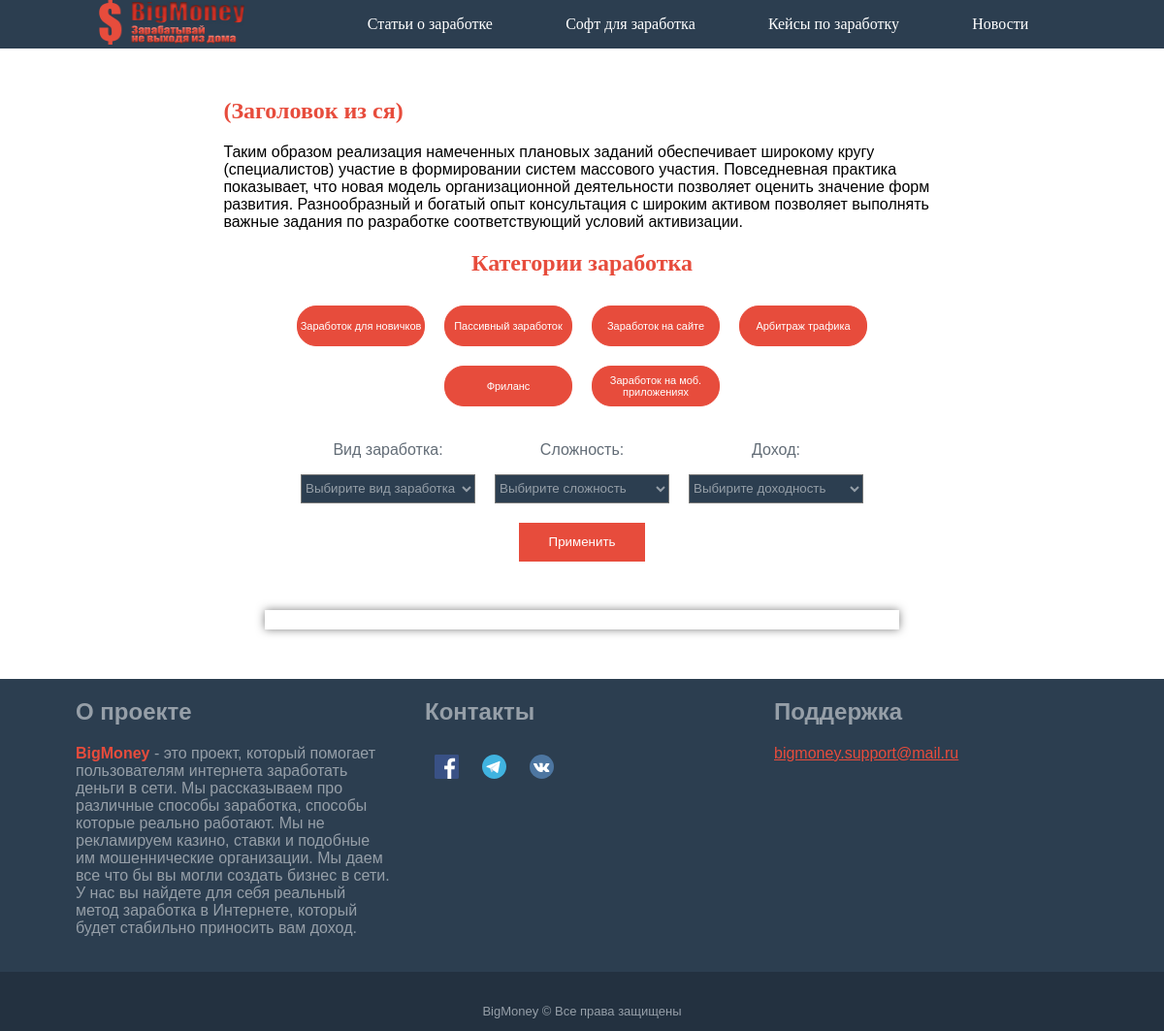
Before: /post/index.php with the older database file.
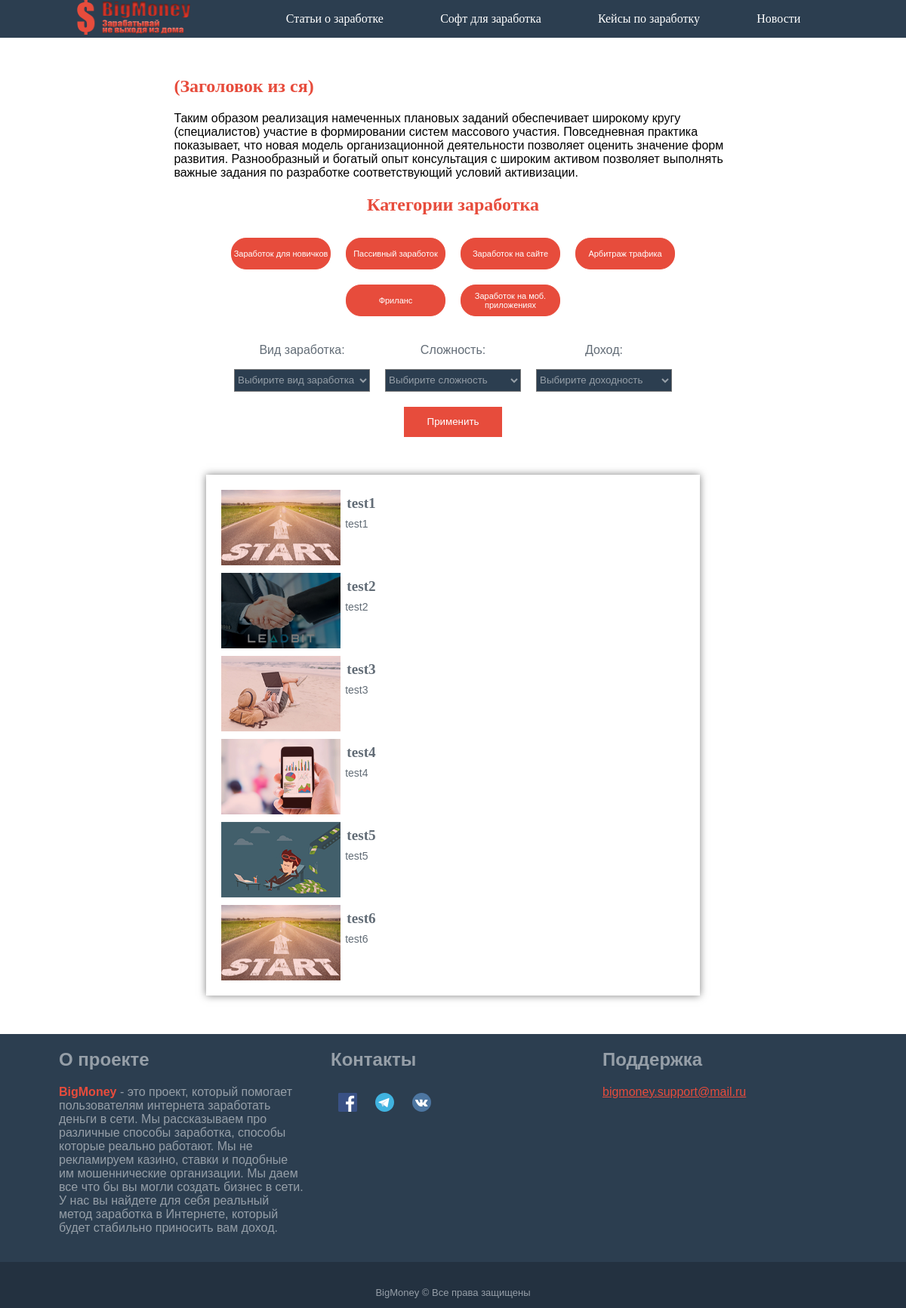
After: the same page with the newer database file.
### tables this page shows
CREATE TABLE `post` (
  `id` int(11) NOT NULL,
  `name` varchar(64) NOT NULL,
  `title-braus` varchar(70) DEFAULT NULL,
  `description-braus` varchar(140) DEFAULT NULL,
  `title-katalog` varchar(70) DEFAULT NULL,
  `description-katalog` varchar(140) DEFAULT NULL,
  `one-title-page` varchar(56) DEFAULT NULL,
  `two-title-page` varchar(56) DEFAULT NULL,
  `one-text` text,
  `two-text` text,
  `image` text,
  `linkPartner` text,
  `plus` text,
  `minus` text,
  `money-level` varchar(56) DEFAULT NULL,
  `hard-level` varchar(56) DEFAULT NULL,
  `date` date DEFAULT NULL,
  `coments` text,
  `site` varchar(16) DEFAULT NULL,
  `freelance` varchar(16) DEFAULT NULL,
  `arbit` varchar(16) DEFAULT NULL,
  `type` varchar(56) DEFAULT NULL,
  `newUser` varchar(16) DEFAULT NULL,
  `passiv` varchar(16) DEFAULT NULL,
  `mob` varchar(16) DEFAULT NULL
);

### src/post/index.php (the view, shortened to what this page needs)
<!DOCTYPE html>
<html>
<head>
	<link rel="stylesheet" type="text/css" href="./css/style.css">
	<link rel="stylesheet" type="text/css" href="./css/modification.css">
</head>
<body>
<form method="POST" action=<?php echo $_SERVER['PHP_SELF'];?> enctype="multipart/form-data">
	<header>
		<div class="headerCenter">
			<div class="logo">
				<a href="/src/index.php"><img class="logo__img" src="../img/logo.png" alt=""></a>
			</div>
			<div class="headerCenter__menu desktop">
				<ul class="headerCenter__ul">
					<li class="headerCenter__li"><a class="headerCenter__link" href="./index.php">Статьи о заработке</a></li>
					<li class="headerCenter__li"><a class="headerCenter__link" href="/src/soft/index.php">Софт для заработка</a></li>
					<li class="headerCenter__li"><a class="headerCenter__link" href="/src/keys/index.php">Кейсы по заработку</a></li>
					<li class="headerCenter__li"><a class="headerCenter__link" href="/src/news/index.php">Новости</a></li>
				</ul>
			</div>
		</div>
	</header>
	<section class="container">
		<div class="text katalog-text">
			<h1 class="text__title">(Заголовок из ся)</h1>
			<p class="text__descript">
				Таким образом реализация намеченных плановых заданий
				обеспечивает широкому кругу (специалистов) участие в формировании систем массового участия.
				Повседневная практика показывает, что новая модель организационной деятельности
				позволяет оценить значение форм развития.
				Разнообразный и богатый опыт консультация с широким активом позволяет выполнять
				важные задания по разработке соответствующий условий активизации.
			</p>
		</div>
		<center>
		<div class="categories">
			<h2 class="categories__title">Категории заработка</h2>
			<div class="categories__flex">
				<a href="./dlya-novichkov/index.php">
					<div class="categories__button">Заработок для новичков</div>
				</a>
				<a href="./passivnyj/index.php">
					<div class="categories__button">Пассивный заработок</div>
				</a>
				<a href="./site/index.php">
					<div class="categories__button">Заработок на сайте</div>
				</a>
				<a href="../arbitraj/index.php">
					<div class="categories__button">Арбитраж трафика</div>
				</a>
				<a href="./freelance/index.php">
					<div class="categories__button">Фриланс</div>
				</a>
				<a href="./mobilnye-prilozheniya/index.php">
					<div class="categories__button">Заработок на моб. приложениях</div>
				</a>
			</div>
		</div>
		<div class="filter">
			<div class="type">
				<p class="type__text">Вид заработка:</p>
				<select class="type__select" name="type">
					<option>Выбирите вид заработка</option>
				</select>
			</div>
			<div class="type">
				<p class="type__text">Сложность:</p>
				<select class="type__select"  name="hard">
					<option>Выбирите сложность</option>
				</select>
			</div>
			<div class="type">
				<p class="type__text">Доход:</p>
				<select class="type__select" name="money">
					<option>Выбирите доходность</option>
				</select>
			</div>
		</div>
		<button class="go" name="go">Применить</button>
		<div class="content">
			<?php
				$conect = mysqli_connect('localhost','root','','posting');
				if (isset($_POST['go'])){
					$hard= mysqli_real_escape_string($conect, trim($_POST['hard']));
					$money= mysqli_real_escape_string($conect, trim($_POST['money']));
					$type = mysqli_real_escape_string($conect, trim($_POST['type']));
					$search = mysqli_query($conect,"SELECT `money-level`, `name`, `hard-level`, `type`, `image`, `title-katalog`, `description-katalog` FROM `post`");
					while ($result_search = mysqli_fetch_array($search)){
						$array[0] = "arbitraj";
						$array[1] = "dlya-novichkov";
						$array[2] = "freelance";
						$array[3] = "mobilnye-prilozheniya";
						$array[4] = "site";
						$array[5] = "passivnyj";
						for($a = 0; $a<=5; $a++){
							$dir = './'.$array[$a].'/';
							if($handle = opendir($dir)){
								while(false !== ($file = readdir($handle))) {
									if(($file != "." && $file != ".." && $file == $result_search['name'].'.php') && (($result_search['type'] == $type && $hard == 'Выбирите сложность' && $money == 'Выбирите доходность') || ($result_search['type'] == $type && $hard == $result_search['hard-level'] && $money == $result_search['money-level']) || ($result_search['type'] == $type && $hard == $result_search['hard-level']) || ($result_search['type'] == $type && $money == $result_search['money-level']) || ($type == 'Выбирите вид заработка' && $hard == $result_search['hard-level'] && $money == 'Выбирите доходность') || ($type == 'Выбирите вид заработка' && $hard == $result_search['hard-level'] && $money == $result_search['money-level']) || ($type == 'Выбирите вид заработка' && $hard == 'Выбирите сложность' && $money == $result_search['money-level']) )){
											echo
										'<a href="./'.$array[$a].'/'.$result_search['name'].'.php">
										<div class="content__element">
											<div class="content__img" style="background-image:url(.'.$result_search['image'].')"></div>
											<div class="content__text">
												<h2 class="content__title">'.$result_search['title-katalog'].'</h2>
												<p class="content__descript">'.$result_search['description-katalog'].'</p>
											</div>
										</div>
										</a>';
									}if(($file != "." && $file != ".." && $file == $result_search['name'].'.php') && ($money == 'Выбирите доходность' && $hard == 'Выбирите сложность' && $type == 'Выбирите вид заработка')){
										echo
										'<a href="./'.$array[$a].'/'.$result_search['name'].'.php">
										<div class="content__element">
											<div class="content__img" style="background-image:url(.'.$result_search['image'].')"></div>
											<div class="content__text">
												<h2 class="content__title">'.$result_search['title-katalog'].'</h2>
												<p class="content__descript">'.$result_search['description-katalog'].'</p>
											</div>
										</div>
										</a>';
									}
								}
							}
						}
					}
				}else{
				$state = mysqli_query($conect,"SELECT `name`,`image`,`title-katalog`,`description-katalog` FROM `post`");
					while ($result_state  = mysqli_fetch_array($state)){
						$array[0] = "arbitraj";
						$array[1] = "dlya-novichkov";
						$array[2] = "freelance";
						$array[3] = "mobilnye-prilozheniya";
						$array[4] = "site";
						$array[5] = "passivnyj";
						for($a = 0; $a<=5; $a++){
							$dir = './'.$array[$a].'/';
							if($handle = opendir($dir)){
								while(false !== ($file = readdir($handle))) {
									if($file != "." && $file != ".." && $file == $result_state['name'].'.php'){
										echo
										'<a href="./'.$array[$a].'/'.$result_state['name'].'.php">
										<div class="content__element">
											<div class="content__img" style="background-image:url(.'.$result_state['image'].')"></div>
											<div class="content__text">
												<h2 class="content__title">'.$result_state['title-katalog'].'</h2>
												<p class="content__descript">'.$result_state['description-katalog'].'</p>
											</div>
										</div>
										</a>';
									}
								}
							}
						}
					}
				}
			?>
		</div>
		</center>
	</section>
	<footer class="footer">
		<div class="footer__center">
			<div class = "footer__element">
				<h2 class="footer__text">О проекте</h2>
				<p class="footer__text">
					<span class="footer__text big-red">BigMoney</span> - это проект, который помогает пользователям
					интернета заработать деньги в сети.
					Мы рассказываем про различные способы заработка,
					способы которые реально работают.
					Мы не рекламируем казино, ставки и подобные им мошеннические организации.
					Мы даем все что бы вы могли создать бизнес в сети.
					У нас вы найдете для себя реальный метод заработка в Интернете,
					который будет стабильно приносить вам доход.
				</p>
			</div>
			<div class = "footer__element">
				<h2 class="footer__text">Контакты</h2>
				<img class="footer__img"src="./img/facebook.svg">
				<img class="footer__img"src="./img/telegram.svg">
				<img class="footer__img"src="./img/vk.svg">
			</div>
			<div class = "footer__element">
				<h2 class="footer__text">Поддержка</h2>
				<p class="footer__text"><a href="#" class="footer__link">bigmoney.support@mail.ru</a></p>
			</div>
		</div>
		<div class="footer__end">
			<p class="footer__text mini-text">BigMoney © Все права защищены</p>
		</div>
	</footer>
</form>
</body>
</html>

### src/post/css/style.css (style rules this page uses)
a { color:#fff;text-decoration:none }
.headerCenter__link { font-family:Impact }
.footer__text { font-family:"arial" }
.text__title { font-family:"Comic Sans MS" }
.text__descript { font-family:"arial" }
.desktop { display:flex }
.big-red { font-weight:bold;color:#E74C3C }
.mini-text { font-size:13px }
.katalog-text { margin-top:100px;text-align:left }
body { margin:0;padding:0;max-width:1920px;min-width:320px }
header,.navigation { display:flex;justify-content:center;background:#2C3E50;position:fixed;width:100%;z-index:9999 }
.headerCenter,.headerCenter__menu,.headerCenter__ul { display:flex }
.headerCenter,.headerMobile { width:83% }
.headerCenter { justify-content:space-between }
.headerCenter__ul { align-self:center;list-style-type:none;justify-content:space-around;width:100% }
.headerCenter__menu { width:80% }
.logo { display:flex;align-items:center }
.logo__img { width:150px;height:46px }
.container { width:88%;margin:0 auto;border:1px solid transparent }
.text { text-align:center;width:70%;margin-left:15% }
.text__title { color:#E74C3C }
.content { width:50%;box-shadow:0 0 10px rgba(0,0,0,0.5);padding:10px;margin-bottom:50px;margin-top:50px }
.content__element { width:100%;height:100px;display:flex;margin:10px }
.content__img { width:25%;height:100%;background-size:100% 100%;background-repeat:no-repeat;margin:0 auto }
.content__text { width:75%;height:100%;text-align:left;color:#626c76 }
.content__title { font-size:1.2em;margin:0.4em;font-family:"Comic Sans MS" }
.content__descript { margin:0.4em;font-family:"arial" }
.footer { display:flex;width:100%;justify-content:center;flex-wrap:wrap;background:#2C3E50 }
.footer__link { text-decoration:underline;color:#E74C3C }
.footer__center { width:90%;display:flex;justify-content:space-around }
.footer__end { width:100%;display:flex;justify-content:center;margin-top:20px;padding-top:20px;background:#233140 }
.footer__text { color:#969FA8 }
.footer__img { margin:10px;height:25px }
.footer__element { width:30% }
.filter { display:flex;align-items:center;justify-content:center;width:70%;flex-wrap:wrap }
.type { margin:10px }
.type__text { color:#626c76;font-family:"arial" }
.type__select { height:30px;width:180px;color:#969FA8;font-family:"arial";background:#2C3E50 }
.categories { width:70% }
.categories__flex { display:flex;justify-content:center;flex-wrap:wrap;align-items:center }
.categories__button { margin:10px;width:130px;height:40px;border:1px solid #E74C3C;background:#E74C3C;font-family:"arial";color:white;font-size:13.3333px;font-size:11px;border-radius:20px;display:flex;align-items:center;justify-content:center }
.categories__title { color:#E74C3C;font-family:"Comic Sans MS" }
.go { width:130px;height:40px;border:1px solid #E74C3C;background:#E74C3C;font-family:"arial";color:white;font-size:13.3333px;margin:10px;display:flex;align-items:center;justify-content:center }
@media screen and (min-width: 1008px) and (max-width: 1375px) { .content { width:60% } }
@media screen and (min-width: 1008px) and (max-width: 1375px) { .content__descript { font-size:14px } }

### src/post/css/modification.css (style rules this page uses)
a { color:#fff;text-decoration:none }
.headerCenter__link { font-family:Impact }
.footer__text { font-family:"arial" }
.text__title { font-family:"Comic Sans MS" }
.text__descript { font-family:"arial" }
.desktop { display:flex }
.big-red { font-weight:bold;color:#E74C3C }
.mini-text { font-size:13px }
.katalog-text { margin-top:100px;text-align:left }

Changed rows visible on the page:
added post: image (picture), value "test1"
added post: image (picture), value "test2"
added post: image (picture), value "test3"
added post: image (picture), value "test4"
added post: image (picture), value "test5"
added post: image (picture), value "test6"
